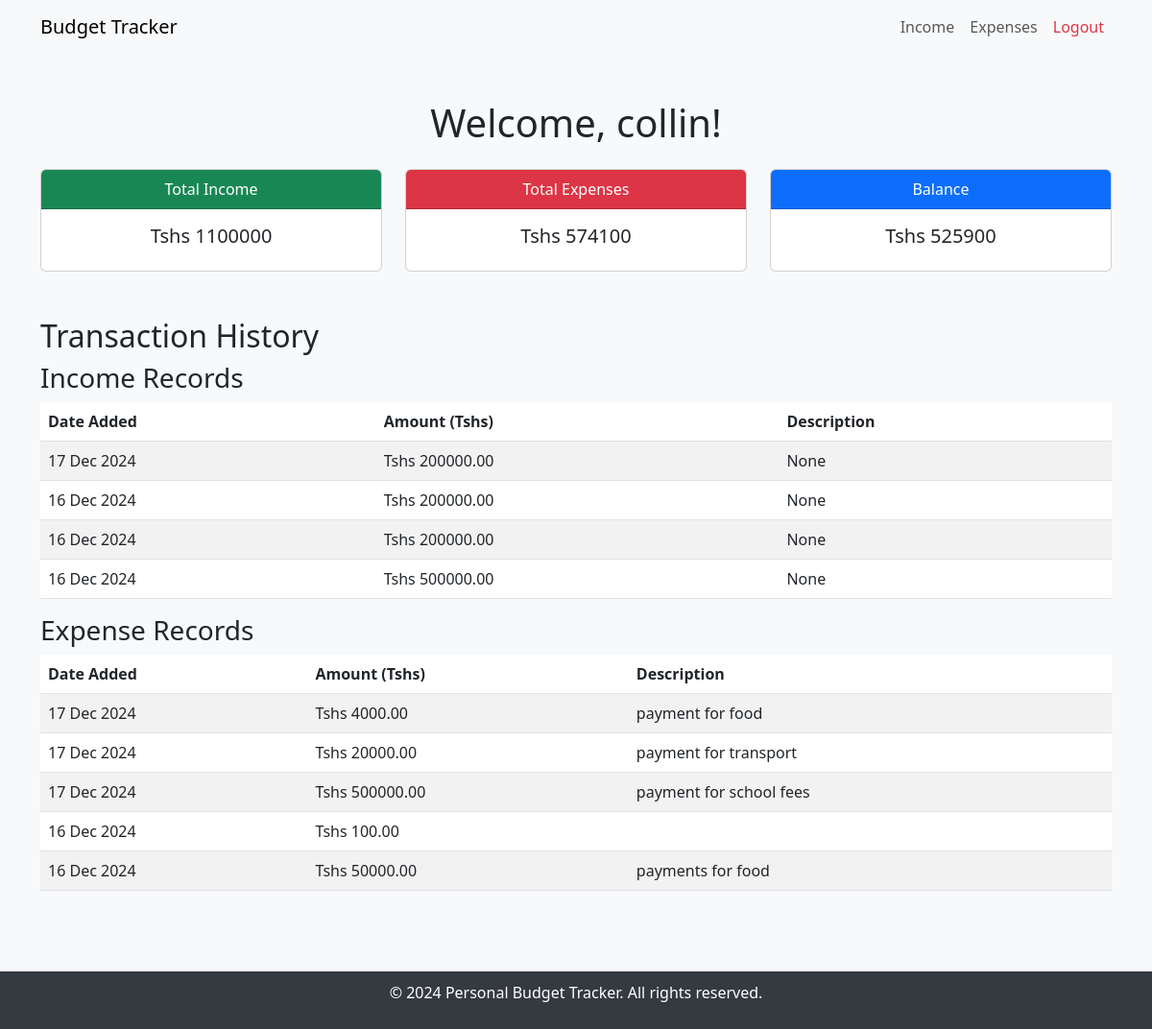
Page /dashboard/ (signed in) on the committed database.
### post/models.py (models this page shows, shortened)
class Income(models.Model):
    user = models.ForeignKey(User, on_delete=models.CASCADE, related_name="incomes")
    amount = models.DecimalField(max_digits=10, decimal_places=2)
    time_period = models.CharField(
        max_length=10,
        choices=[('Monthly', 'Monthly'), ('Yearly', 'Yearly')],
        default='Monthly'  # Default to 'Monthly' if no selection is made
    )
    description = models.TextField(blank=True,null=True)
    date_added = models.DateTimeField(auto_now_add=True)

class Expense(models.Model):
    user = models.ForeignKey(User, on_delete=models.CASCADE, related_name="expenses")
    amount = models.DecimalField(max_digits=10, decimal_places=2)
    category = models.CharField(max_length=50)
    date = models.DateField()
    description = models.TextField(blank=True, null=True)
    date_added = models.DateTimeField(auto_now_add=True)

### post/views.py (the view)
# urls.py: path('dashboard/',views.dashboard,name="dashboard"),
@login_required
def dashboard(request):
    total_income = Income.objects.filter(user=request.user).aggregate(Sum('amount'))['amount__sum'] or 0
    total_expenses = Expense.objects.filter(user=request.user).aggregate(Sum('amount'))['amount__sum'] or 0
    balance = total_income - total_expenses
    income_records = Income.objects.filter(user=request.user).order_by('-date_added')
    expense_records = Expense.objects.filter(user=request.user).order_by('-date_added')
    return render(request, 'dashboard.html', {
        'user': request.user,
        'total_income': total_income,
        'total_expenses': total_expenses,
        'balance': balance,
        'income_records': income_records,
        'expense_records': expense_records,
    })

### templates/dashboard.html (shortened to what this page needs)
<!DOCTYPE html>
<html lang="en">
  <head>
    <link
      href="https://cdn.jsdelivr.net/npm/bootstrap@5.3.0-alpha1/dist/css/bootstrap.min.css"
      rel="stylesheet"
    />
  </head>
  <body>
    <nav class="navbar navbar-expand-lg navbar-light bg-light">
      <div class="container">
        <a class="navbar-brand" href="#">Budget Tracker</a>
        <div class="collapse navbar-collapse" id="navbarNav">
          <ul class="navbar-nav ms-auto">
            <li class="nav-item">
              <a class="nav-link" href="{% url 'income' %}">Income</a>
            </li>
            <li class="nav-item">
              <a class="nav-link" href="{% url 'expenses' %}">Expenses</a>
            </li>
            <li class="nav-item">
              <a class="nav-link text-danger" href="{% url 'logout' %}"
                >Logout</a
              >
            </li>
          </ul>
        </div>
      </div>
    </nav>
    <div class="container py-5">
      <h1 class="text-center">Welcome, {{ user.username }}!</h1>
      <div class="row mt-4">
        <div class="col-md-4">
          <div class="card text-center">
            <div class="card-header bg-success text-white">Total Income</div>
            <div class="card-body">
              <h5 class="card-title">Tshs {{ total_income|default:"0.00" }}</h5>
            </div>
          </div>
        </div>
        <div class="col-md-4">
          <div class="card text-center">
            <div class="card-header bg-danger text-white">Total Expenses</div>
            <div class="card-body">
              <h5 class="card-title">
                Tshs {{ total_expenses|default:"0.00" }}
              </h5>
            </div>
          </div>
        </div>
        <div class="col-md-4">
          <div class="card text-center">
            <div class="card-header bg-primary text-white">Balance</div>
            <div class="card-body">
              <h5 class="card-title">Tshs {{ balance|default:"0.00" }}</h5>
            </div>
          </div>
        </div>
      </div>
      <h2 class="mt-5">Transaction History</h2>
      <h3>Income Records</h3>
      <table class="table table-striped">
        <thead>
          <tr>
            <th>Date Added</th>
            <th>Amount (Tshs)</th>
            <th>Description</th>
          </tr>
        </thead>
        <tbody>
          {% for income in income_records %}
          <tr>
            <td>{{ income.date_added|date:"d M Y" }}</td>
            <td>Tshs {{ income.amount|floatformat:2 }}</td>
            <td>{{ income.description }}</td>
          </tr>
          {% empty %}
          <tr>
            <td colspan="3" class="text-center">No income records found.</td>
          </tr>
          {% endfor %}
        </tbody>
      </table>
      <h3>Expense Records</h3>
      <table class="table table-striped">
        <thead>
          <tr>
            <th>Date Added</th>
            <th>Amount (Tshs)</th>
            <th>Description</th>
          </tr>
        </thead>
        <tbody>
          {% for expense in expense_records %}
          <tr>
            <td>{{ expense.date_added|date:"d M Y" }}</td>
            <td>Tshs {{ expense.amount|floatformat:2 }}</td>
            <td>{{ expense.description }}</td>
          </tr>
          {% empty %}
          <tr>
            <td colspan="3" class="text-center">No expense records found.</td>
          </tr>
          {% endfor %}
        </tbody>
      </table>
    </div>
    <footer>
      <div class="container">
        <p>&copy; 2024 Personal Budget Tracker. All rights reserved.</p>
      </div>
    </footer>
  </body>
</html>

### templates/dashboard.html (style rules this page uses)
body { background-color: #f8f9fa; }
footer { background-color: #343a40; color: white; padding: 10px 0; text-align: center; margin-top: 20px; }

### rows in the picture
Income: date_added "17 Dec 2024", amount "200000.00", description "None"
Income: date_added "16 Dec 2024", amount "200000.00", description "None"
Income: date_added "16 Dec 2024", amount "200000.00", description "None"
Income: date_added "16 Dec 2024", amount "500000.00", description "None"
Expense: date_added "17 Dec 2024", amount "4000.00", description "payment for food"
Expense: date_added "17 Dec 2024", amount "20000.00", description "payment for transport"
Expense: date_added "17 Dec 2024", amount "500000.00", description "payment for school fees"
Expense: date_added "16 Dec 2024", amount "100.00"
Expense: date_added "16 Dec 2024", amount "50000.00", description "payments for food"

### other values in the picture
{{ user.username }} "collin"
{{ total_income|default:"0.00" }} "1100000"
{{ total_expenses|default:"0.00" }} "574100"
{{ balance|default:"0.00" }} "525900"
